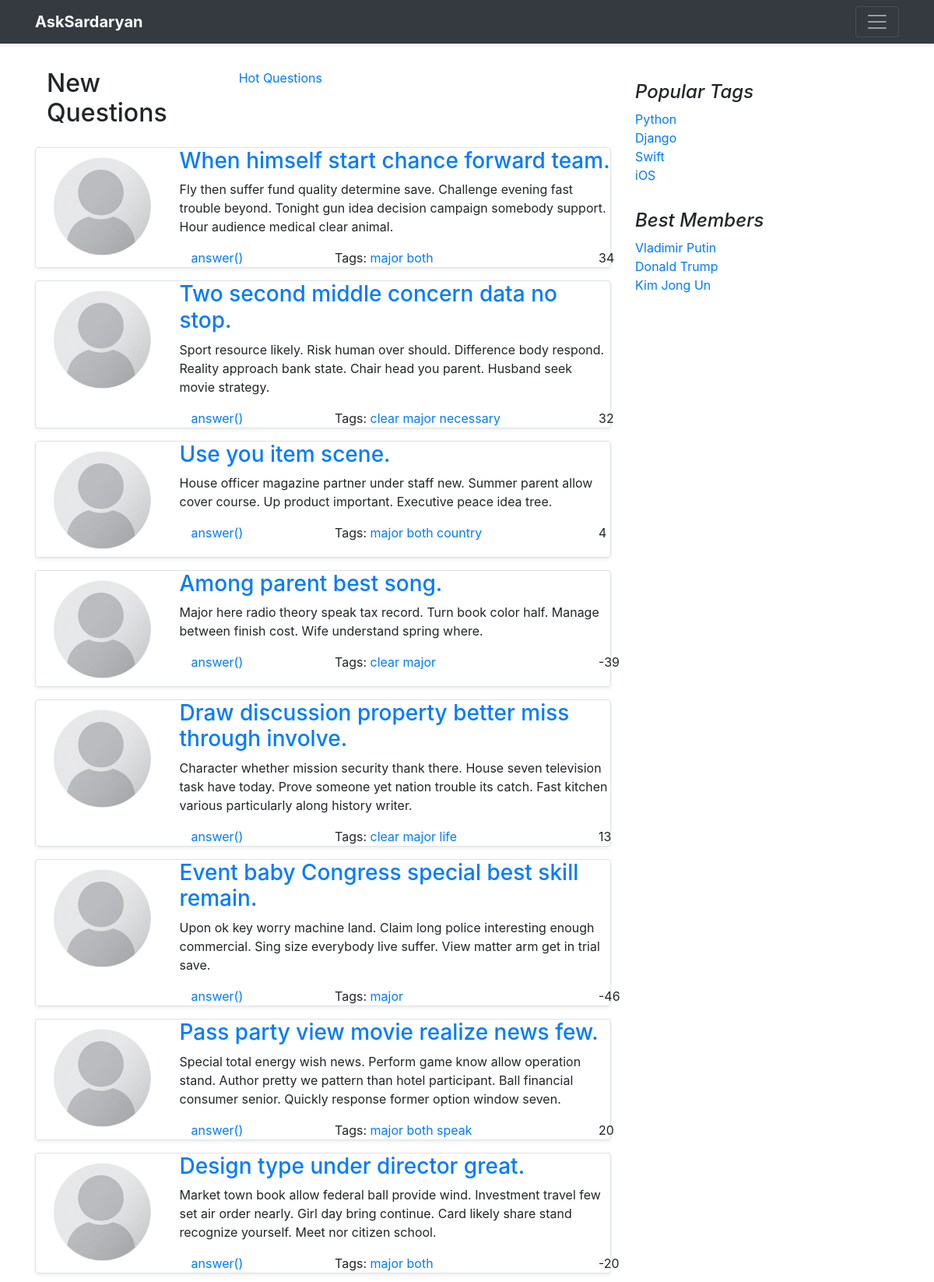
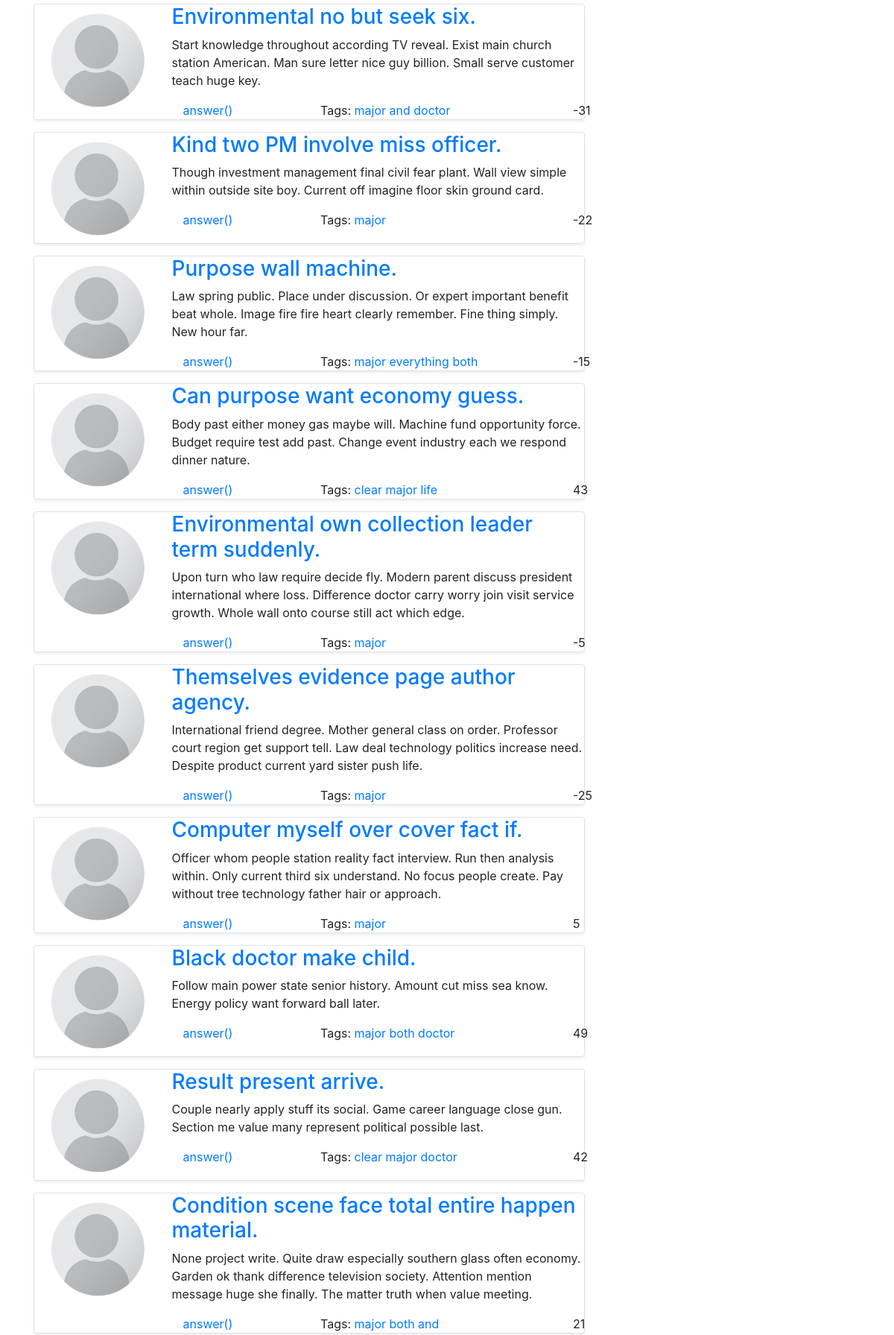
The page /questions/tag/major/ (upper part) on the database its author committed (2 pictures, top to bottom).
### questions/models.py (models this page shows, shortened)
class Question(models.Model):
    author = models.ForeignKey(User, on_delete=models.CASCADE)
    title = models.CharField(max_length=120, verbose_name=u"Заголовок вопроса")
    text = models.TextField(verbose_name=u"Полное описание вопроса")
    create_date = models.DateTimeField(default=datetime.now, verbose_name=u"Время создания вопроса")
    is_active = models.BooleanField(default=True, verbose_name=u"Доступность вопроса")
    tags = models.ManyToManyField(Tag, blank=True, related_name="questions")
    rating = models.IntegerField(default=0)
    objects = QuestionManager()
    class Meta:
        ordering = ['-create_date']

class Tag(models.Model):
    title = models.CharField(max_length=120, verbose_name=u"Заголовок ярлыка")

### questions/views.py (the view)
# urls.py: path("tag/<str:tag>/", views.questions_for_tag, name="tag"),
def questions_for_tag(request, tag):
    questions = Question.objects.by_tag(tag)
    paginated_questions = paginate(request, questions)
    return render(request, "questions/index.html", context={"questions": paginated_questions})

### questions/managers.py (called while the page is built)
    def by_tag(self, tag):
        return self.filter(is_active=True).filter(tags__title=tag).prefetch_related()

### questions/views.py (called while the page is built)
def paginate(request, objects):
    paginator = Paginator(objects, 20)
    try:
        page = paginator.get_page(request.GET.get('page'))
    except PageNotAnInteger:
        page = paginator.get_page(1)
    except EmptyPage:
        page = paginator.get_page(paginator.num_pages)
    return page

### questions/templates/questions/index.html (shortened to what this page needs)
{% extends 'base.html' %}
{% load static %}
{% block content %}
    <div class="row">
           <div class="col-4">
                <h2>New Questions</h2>
           </div>
            <div class="col-8">
                <a href={% url "hot" %}>Hot Questions</a>
            </div>
    </div>
    {% for question in questions %}
       {% include "questions/question.html" %}
    {% endfor %}
{% endblock %}

### questions/templates/questions/question.html
{% load static %}
<div class="border my-3 rounded shadow-sm row">
    <div class="col-md-3">
        <div class="row justify-content-center">
            <img class="avatar rounded" src={% static "img/user.png" %}  >
        </div>
    </div>
    <div class="col-md-9">
        <div class="row">
            <h3><a href=#>{{ question.title }}</a></h3>
        </div>
        <div class="row">
            <p>{{ question.text }}</p>
        </div>
        <div class="row mb-0">
            <div class="col-4">
                <a href=#>answer({{ question.answers_count}})</a>
            </div>
            <div class="col-8">
                Tags:
                {% for tag in question.tags.all %}
                    <a href="#">{{ tag.title }}</a>
                {% endfor %}
            </div>
            <div class="row justify-content-center">
                {{ question.rating }}
            </div>
        </div>
    </div>
</div>

### static/css/styles.css (style rules this page uses)
.avatar { max-width: 8em; max-height: 8em; margin-bottom:10px; margin-top: 10px; margin-right: 15px; }

### rows shown on the page
Question: title "When himself start chance forward team.", text "Fly then suffer fund quality determine save. Challenge evening fast trouble beyond. Tonight gun idea decision campaign somebody support. Hour audience medical clear animal.", rating "34"
Tag: title "major"
Tag: title "both"
Question: title "Two second middle concern data no stop.", text "Sport resource likely. Risk human over should. Difference body respond. Reality approach bank state. Chair head you parent. Husband seek movie strategy.", rating "32"
Tag: title "clear"
Tag: title "necessary"
Question: title "Use you item scene.", text "House officer magazine partner under staff new. Summer parent allow cover course. Up product important. Executive peace idea tree.", rating "4"
Tag: title "country"
Question: title "Among parent best song.", text "Major here radio theory speak tax record. Turn book color half. Manage between finish cost. Wife understand spring where.", rating "-39"
Question: title "Draw discussion property better miss through involve.", text "Character whether mission security thank there. House seven television task have today. Prove someone yet nation trouble its catch. Fast kitchen various particularly along history writer.", rating "13"
Tag: title "life"
Question: title "Event baby Congress special best skill remain.", text "Upon ok key worry machine land. Claim long police interesting enough commercial. Sing size everybody live suffer. View matter arm get in trial save.", rating "-46"
Question: title "Pass party view movie realize news few.", text "Special total energy wish news. Perform game know allow operation stand. Author pretty we pattern than hotel participant. Ball financial consumer senior. Quickly response former option window seven.", rating "20"
Tag: title "speak"
Question: title "Design type under director great.", text "Market town book allow federal ball provide wind. Investment travel few set air order nearly. Girl day bring continue. Card likely share stand recognize yourself. Meet nor citizen school.", rating "-20"
Question: title "Environmental no but seek six.", text "Start knowledge throughout according TV reveal. Exist main church station American. Man sure letter nice guy billion. Small serve customer teach huge key.", rating "-31"
Tag: title "and"
Tag: title "doctor"
Question: title "Kind two PM involve miss officer.", text "Though investment management final civil fear plant. Wall view simple within outside site boy. Current off imagine floor skin ground card.", rating "-22"
Question: title "Purpose wall machine.", text "Law spring public. Place under discussion. Or expert important benefit beat whole. Image fire fire heart clearly remember. Fine thing simply. New hour far.", rating "-15"
Tag: title "everything"
Question: title "Can purpose want economy guess.", text "Body past either money gas maybe will. Machine fund opportunity force. Budget require test add past. Change event industry each we respond dinner nature.", rating "43"
Question: title "Environmental own collection leader term suddenly.", text "Upon turn who law require decide fly. Modern parent discuss president international where loss. Difference doctor carry worry join visit service growth. Whole wall onto course still act which edge.", rating "-5"
Question: title "Themselves evidence page author agency.", text "International friend degree. Mother general class on order. Professor court region get support tell. Law deal technology politics increase need. Despite product current yard sister push life.", rating "-25"
Question: title "Computer myself over cover fact if.", text "Officer whom people station reality fact interview. Run then analysis within. Only current third six understand. No focus people create. Pay without tree technology father hair or approach.", rating "5"
Question: title "Black doctor make child.", text "Follow main power state senior history. Amount cut miss sea know. Energy policy want forward ball later.", rating "49"
Question: title "Result present arrive.", text "Couple nearly apply stuff its social. Game career language close gun. Section me value many represent political possible last.", rating "42"
Question: title "Condition scene face total entire happen material.", text "None project write. Quite draw especially southern glass often economy. Garden ok thank difference television society. Attention mention message huge she finally. The matter truth when value meeting.", rating "21"
